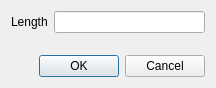
<?xml version="1.0" encoding="UTF-8"?>
<ui version="4.0">
 <class>dlgCantidadLineal</class>
 <widget class="QDialog" name="dlgCantidadLineal">
  <property name="geometry">
   <rect>
    <x>0</x>
    <y>0</y>
    <width>216</width>
    <height>88</height>
   </rect>
  </property>
  <property name="windowTitle">
   <string>Linear Ammount</string>
  </property>
  <property name="windowIcon">
   <iconset resource="recursos.qrc">
    <normaloff>:/dlg/dock/lineal</normaloff>:/dlg/dock/lineal</iconset>
  </property>
  <layout class="QVBoxLayout" name="verticalLayout">
   <item>
    <layout class="QFormLayout" name="formLayout">
     <item row="0" column="0">
      <widget class="QLabel" name="lblLabel">
       <property name="text">
        <string>Length</string>
       </property>
      </widget>
     </item>
     <item row="0" column="1">
      <widget class="QLineEdit" name="txtLongitud"/>
     </item>
    </layout>
   </item>
   <item>
    <widget class="QDialogButtonBox" name="buttonBox">
     <property name="orientation">
      <enum>Qt::Horizontal</enum>
     </property>
     <property name="standardButtons">
      <set>QDialogButtonBox::Cancel|QDialogButtonBox::Ok</set>
     </property>
    </widget>
   </item>
  </layout>
 </widget>
 <resources>
  <include location="recursos.qrc"/>
 </resources>
 <connections>
  <connection>
   <sender>buttonBox</sender>
   <signal>accepted()</signal>
   <receiver>dlgCantidadLineal</receiver>
   <slot>accept()</slot>
   <hints>
    <hint type="sourcelabel">
     <x>248</x>
     <y>254</y>
    </hint>
    <hint type="destinationlabel">
     <x>157</x>
     <y>274</y>
    </hint>
   </hints>
  </connection>
  <connection>
   <sender>buttonBox</sender>
   <signal>rejected()</signal>
   <receiver>dlgCantidadLineal</receiver>
   <slot>reject()</slot>
   <hints>
    <hint type="sourcelabel">
     <x>316</x>
     <y>260</y>
    </hint>
    <hint type="destinationlabel">
     <x>286</x>
     <y>274</y>
    </hint>
   </hints>
  </connection>
 </connections>
</ui>
